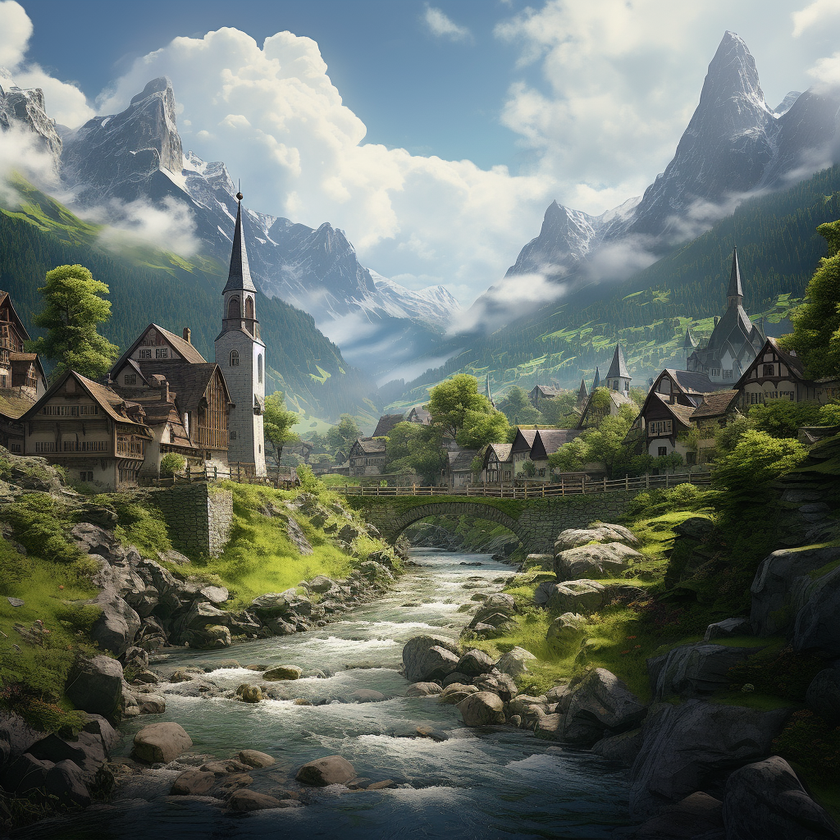
#> input picture A1/data/a1p1.png, 840 x 840 px, shrunk from 1024 x 1024 before the run
$ python main.py
#> lines starting #> are read from the running program, lines starting #| are printed output that depends on the picture
### A1/problem1.py
import numpy as np
import matplotlib.pyplot as plt


################################################################
#             DO NOT EDIT THIS HELPER FUNCTION                 #
################################################################

def load_image(path):
#> called with path = 'data/a1p1.png'
    return plt.imread(path)
#> returned value is the input picture: shape (840, 840, 3) float32; mean R, G, B 0.401, 0.434, 0.405

################################################################

def display_image(img):
    """ Show an image with matplotlib

    Args:
        img: Image as numpy array (H,W,3)
    """
    plt.imshow(img, interpolation='none')
    plt.show()


def save_as_npy(path, img):
    """ Save the image array as a .npy file

    Args:
        img: Image as numpy array (H,W,3)
    """
    np.save(path, img)


def load_npy(path):
    """ Load and return the .npy file

    Args:
        path: Path of the .npy file
    Returns:
        Image as numpy array (H,W,3)
    """
#> in display_image (call 3), `plt.show()`:
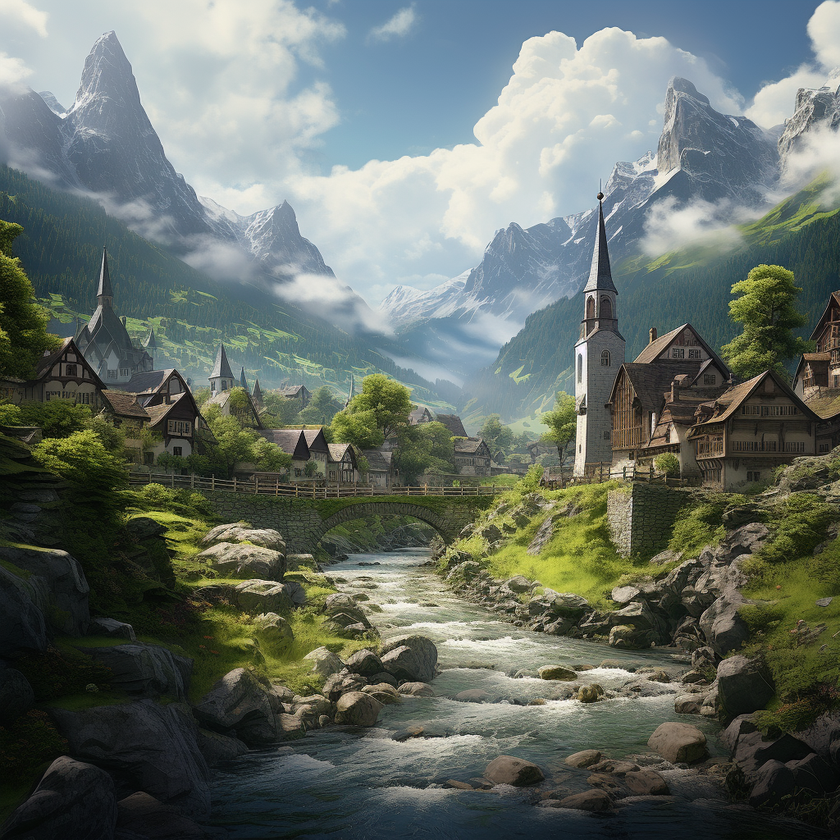
#> shown: shape (840, 840, 3) float32; mean R, G, B 0.401, 0.434, 0.405
    return np.load(path)


def mirror_horizontal(img):
    """ Create and return a horizontally mirrored image

    Args:
        img: Image as numpy array (H,W,3)

    Returns:
        A horizontally mirrored numpy array (H,W,3).
    """
    return np.fliplr(img)


def display_images(img1, img2):
    """ Display the normal and the mirrored image in one plot

    Args:
        img1: First image to display
        img2: Second image to display
    """
    fig = plt.figure()
    fig.add_subplot(1, 2, 1)
    plt.imshow(img1, interpolation='none')
    fig.add_subplot(1, 2, 2)
    plt.imshow(img2, interpolation='none')
    plt.show(block=True)
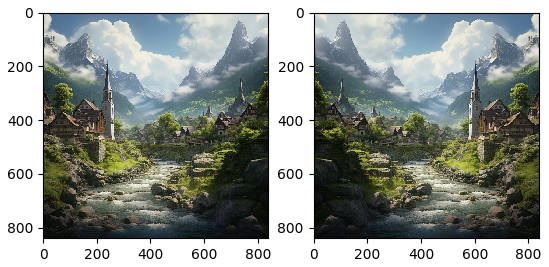
#> figure drawn by matplotlib, 2 panels

### A1/problem2.py
import numpy as np
from scipy.ndimage import convolve


def loadbayer(path):
    """ Load data from file

    Args:
        path: Path of the .npy file
    Returns:
        Data as numpy array (H,W)
    """

#> (the run stopped early here; a loop or call above may not have finished)
